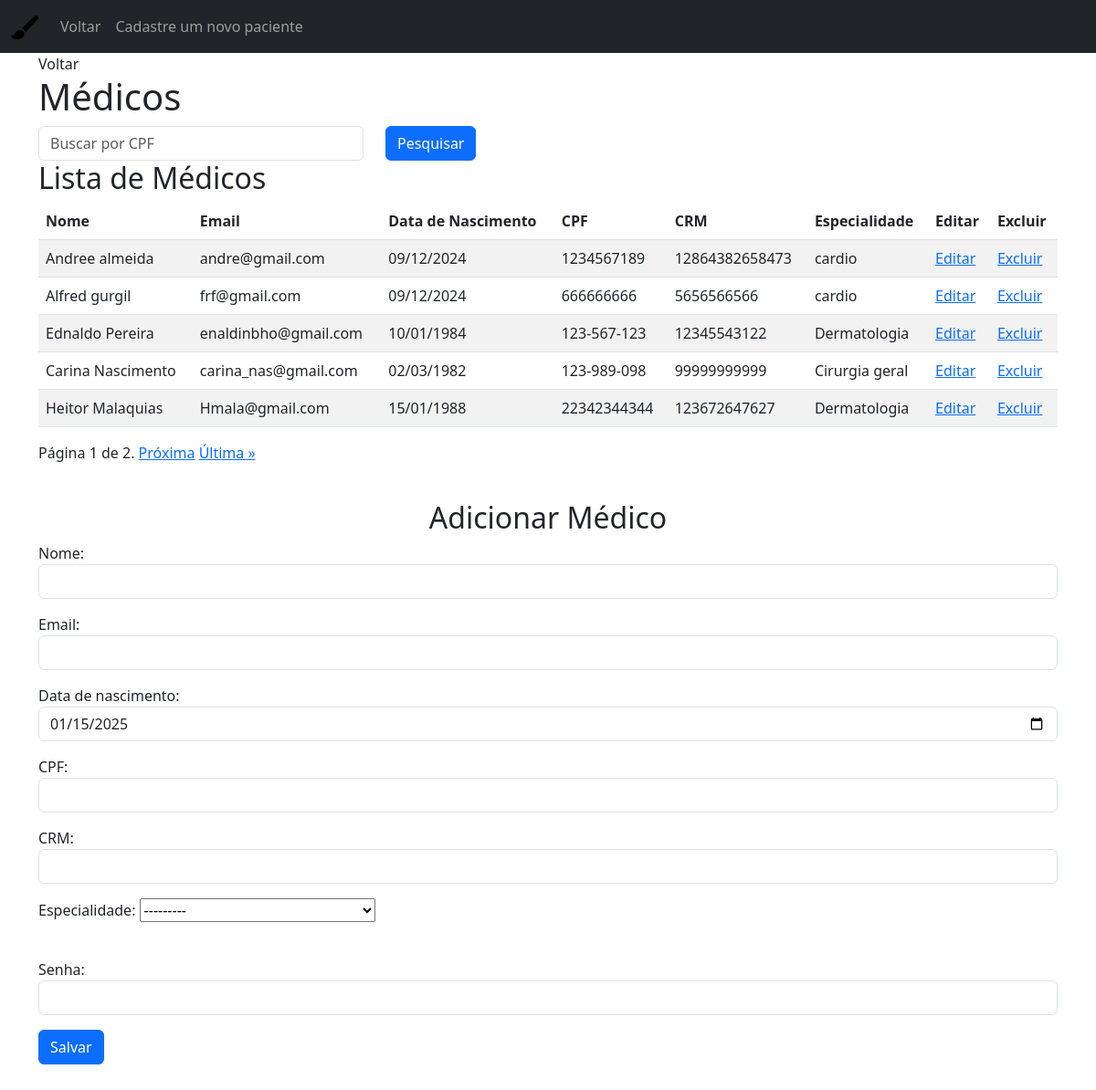
Before: /portal_do_paciente/1/gestao_de_medicos/ (signed in) with the older database file.
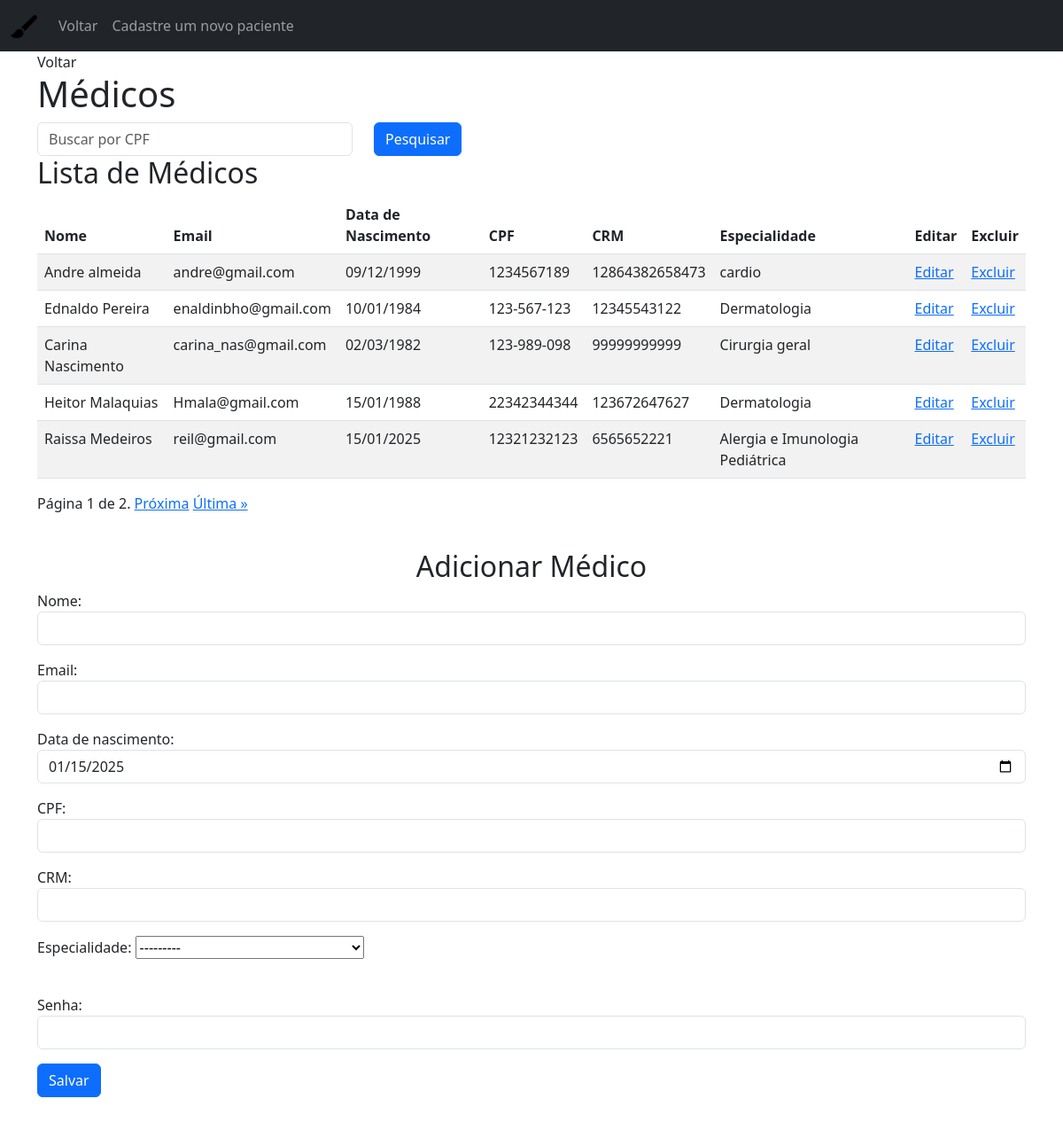
After: the same page with the newer database file.
### medicos/models.py (models this page shows, shortened)
class Medico(AbstractBaseUser, PermissionsMixin):
    id = models.AutoField(primary_key=True)
    nome = models.CharField(max_length=100)
    email = models.EmailField(max_length=100, unique=True, blank=True, null=True)  # Corrigido para EmailField e opcional
    data_de_nascimento = models.DateField(default=timezone.now)
    cpf = models.CharField(max_length=11, unique=True)  #Removido null=False, blank=True. CPF deve ser obrigatório.
    crm = models.CharField(max_length=20, unique=True)
    especialidade = models.ForeignKey(Especialidade, on_delete=models.SET_NULL, blank=True, null=True) # Relacionamento com Especialidade
    password = models.CharField(max_length=128)
    is_staff = models.BooleanField(default=False)
    is_superuser = models.BooleanField(default=False)
    is_active = models.BooleanField(default=True)
    USERNAME_FIELD = 'cpf'
    REQUIRED_FIELDS = ['email', 'crm', 'password']
    objects = MedicoManager()
    groups = models.ManyToManyField(
        'auth.Group',
        related_name='medico_set',
        blank=True
    )
    user_permissions = models.ManyToManyField(
        'auth.Permission',
        related_name='medico_permissions_set',
        blank=True
    )

class Especialidade(models.Model):
    nome = models.CharField(max_length=100, unique=True)
    def __str__(self):
        return self.nome

### portal_do_paciente/views_medicos.py (the view)
# urls.py: path('<int:id>/gestao_de_medicos/', views_medicos.gestao_de_medicos, name='gestao_de_medicos'),
@login_required
def gestao_de_medicos(request, id):
    if request.user.id != int(id):
        return redirect('login')
    medicos = Medico.objects.all()
    search_term = request.GET.get('search_cpf','') #Obtém o parametro 'search_cpf' via GET
    if search_term:
      medicos = medicos.filter(cpf__icontains=search_term) #Filtrar por CPF, icontains para pesquisa não case-sensitive
    page = request.GET.get('page', 1)
    paginator = Paginator(medicos, 5) # Mostra 5 médicos por página
    try:
        medicos = paginator.page(page)
    except PageNotAnInteger:
        medicos = paginator.page(1) # Se a página não for um inteiro, mostra a primeira página
    except EmptyPage:
        medicos = paginator.page(paginator.num_pages)  # Se a página estiver vazia, mostra a última página
    if request.method == 'POST':
        form = MedicoForm(request.POST)
        if form.is_valid():
            form.save()
            return redirect('portal_do_paciente', id=id)  # Redireciona para a mesma página após salvar
    else:
        form = MedicoForm()
    context = {
        'medicos': medicos,
        'form': form,
        'search_term': search_term,
        'id':id,
    }
    return render(request, 'gestao_de_medicos.html', context)

### medicos/forms.py
class MedicoForm(forms.ModelForm):
    class Meta:
        model = Medico
        fields = ['nome', 'email', 'data_de_nascimento', 'cpf', 'crm', 'especialidade', 'password']
        widgets = {
            'password': forms.PasswordInput(attrs={'class': 'form-control'}),
            'data_de_nascimento': forms.DateInput(attrs={'type': 'date', 'class': 'form-control'}),
            'cpf': forms.TextInput(attrs={'class': 'form-control'}),
            'crm': forms.TextInput(attrs={'class': 'form-control'}),
            'nome': forms.TextInput(attrs={'class': 'form-control'}),
            'email': forms.EmailInput(attrs={'class': 'form-control'}),
        }
        labels = {
            'cpf': 'CPF',
            'password': 'Senha',
            'crm':'CRM',
        }

### portal_do_paciente/templates/gestao_de_medicos.html (shortened to what this page needs)
{% load static %}
<!DOCTYPE html>
<html>
<head>
    <link href="https://cdn.jsdelivr.net/npm/bootstrap@5.3.0/dist/css/bootstrap.min.css" rel="stylesheet">
</head>
<body>
    <header>
        <nav class="navbar navbar-expand-lg navbar-dark bg-dark">
          <div class="container-fluid">
            <a class="navbar-brand" href="#">
              <img src="{% static 'images/portal_do_paciente_icon.png' %}" alt="home" width="30" height="30">
            </a>
            <div class="collapse navbar-collapse" id="navbarNav">
              <ul class="navbar-nav">
                <li class="nav-item">
                  <a class="nav-link" href="{% url 'portal_do_paciente' id=id%}">Voltar </a>
                </li>
                <a class="nav-link" href="{% url 'gestao_de_pacientes' id=id %}">Cadastre um novo paciente </a>
              </ul>
            </div>
          </div>
        </nav>
      </header>
    <div class="container">
        <a class="nav-link" href="{% url 'portal_do_paciente' id=id %}">Voltar</a>
        <h1>Médicos</h1>
        <form method="get" class="mb-3">
            <div class="row">
                <div class="col-md-4">
                    <input type="text" class="form-control" name="search_cpf" placeholder="Buscar por CPF" value="{{ search_term }}">
                </div>
                <div class="col-md-2">
                    <button type="submit" class="btn btn-primary">Pesquisar</button>
                </div>
            </div>
            <h2>Lista de Médicos</h2>
        <table class="table table-striped">
            <thead>
                <tr>
                <th scope="col">Nome</th>
                <th scope="col">Email</th>
                <th scope="col">Data de Nascimento</th>
                <th scope="col">CPF</th>
                <th scope="col">CRM</th>
                <th scope="col">Especialidade</th>
                <th scope="col">Editar</th>
                <th scope="col">Excluir</th>
                </tr>
            </thead>
            <tbody>
            {% for medico in medicos %}
            <tr>
                <td>{{ medico.nome }}</td>
                <td>{{ medico.email }}</td>
                <td>{{ medico.data_de_nascimento|date:"d/m/Y" }}</td>
                <td>{{ medico.cpf }}</td>
                <td>{{ medico.crm }}</td>
                <td>{{ medico.especialidade }}</td>
                <td><a href="{% url 'editar_medico' id_medico=medico.id id_adm=id %}">Editar</a></td>
                <td><a href="{% url 'remover_medico' id_medico=medico.id id_adm=id %}">Excluir</a></td>
            </tr>
            {% endfor %}
            </tbody>
        </table>
        <div class="pagination">
            <span class="step-links">
                <span class="current">
                    Página {{ medicos.number }} de {{ medicos.paginator.num_pages }}.
                </span>
                {% if medicos.has_next %}
                    <a href="?page={{ medicos.next_page_number }}{% if search_term %}&search_cpf={{search_term}}{% endif %}">Próxima</a>
                    <a href="?page={{ medicos.paginator.num_pages }}{% if search_term %}&search_cpf={{search_term}}{% endif %}">Última »</a>
                {% endif %}
            </span>
        </div>
    </div>
    <br>
        <h2 class="text-center">Adicionar Médico</h2>
        <form method="post" class="container">
            <div class="mb-3">
                 <div class="mb-3">
                    {{ form.nome.label_tag }}
                    {{ form.nome }}
                    </div>
                 <div class="mb-3">
                    {{ form.email.label_tag }}
                    {{ form.email }}
                    </div>
                 <div class="mb-3">
                   {{ form.data_de_nascimento.label_tag }}
                   {{ form.data_de_nascimento }}
                 </div>
                 <div class="mb-3">
                    {{ form.cpf.label_tag }}
                    {{ form.cpf }}
                 </div>
                  <div class="mb-3">
                    {{ form.crm.label_tag }}
                    {{ form.crm }}
                  </div>
                 <div class="mb-3">
                     {{ form.especialidade.label_tag }}
                    {{ form.especialidade }}
                 </div>
                    <br>
                 <div class="mb-3">
                     {{ form.password.label_tag }}
                    {{ form.password }}
                    </div>
            </div>
            <button type="submit" class="btn btn-primary">Salvar</button>
        </form>
        <br>
    <br>
</body>
</html>

Changed rows visible on the page:
removed Medico: nome "Alfred gurgil", email "frf@gmail.com", data_de_nascimento "09/12/2024", cpf "666666666", crm "5656566566", especialidade "cardio"
changed Medico "andre@gmail.com": nome "Andree almeida" → "Andre almeida"; data_de_nascimento "09/12/2024" → "09/12/1999"
now on this page (row unchanged): Medico: nome "Raissa Medeiros", email "reil@gmail.com", data_de_nascimento "15/01/2025", cpf "12321232123", crm "6565652221", especialidade "Alergia e Imunologia Pediátrica"
